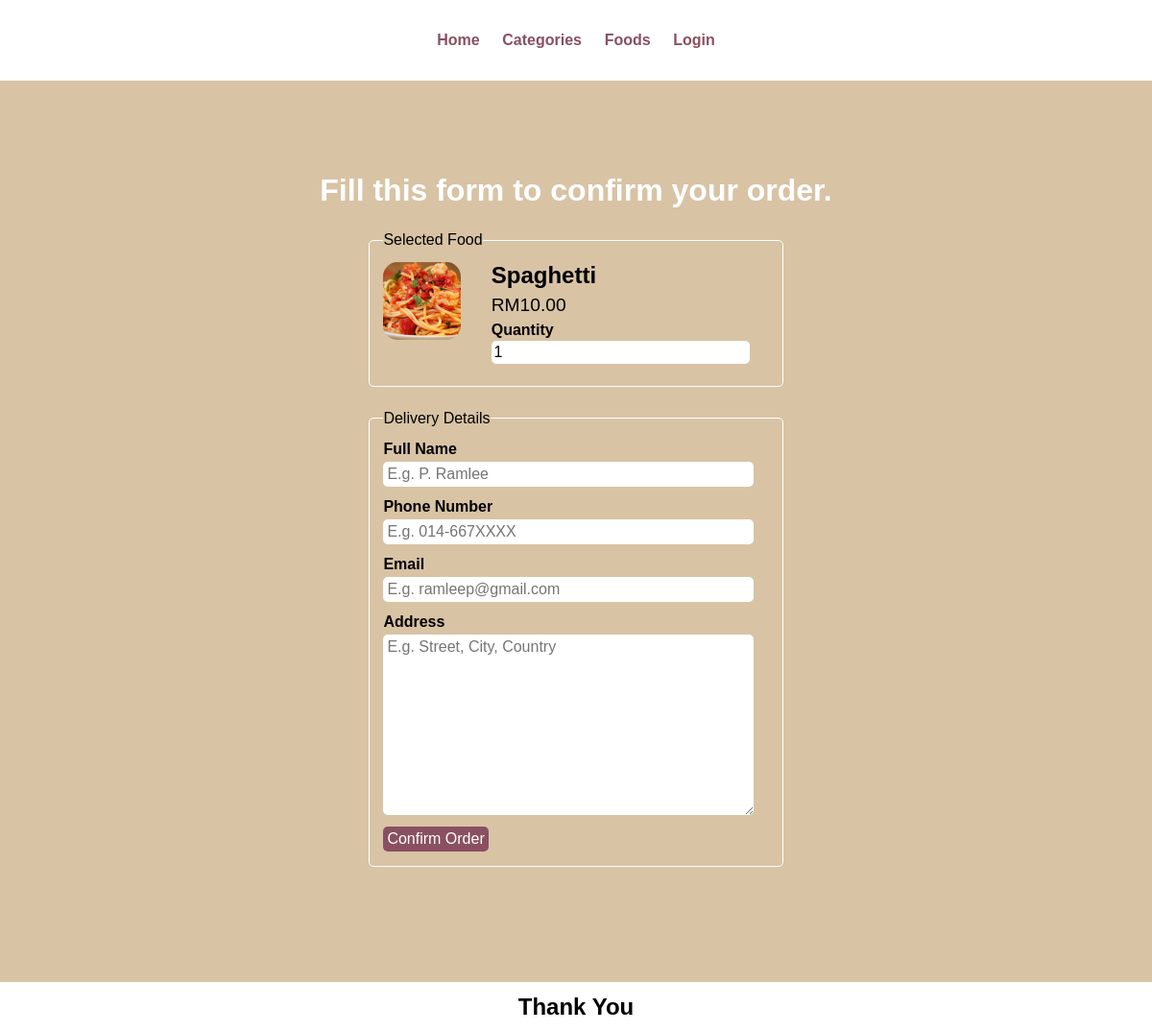
/order.php?food_id=3, run on the app's committed database.
### tables this page shows
CREATE TABLE `tbl_food` (
  `id` int(10) UNSIGNED NOT NULL,
  `title` varchar(100) NOT NULL,
  `description` text NOT NULL,
  `price` decimal(10,2) NOT NULL,
  `image_name` varchar(255) NOT NULL,
  `category_id` int(10) UNSIGNED NOT NULL,
  `featured` varchar(10) NOT NULL,
  `active` varchar(10) NOT NULL
);

### order.php (the view, shortened to what this page needs)
<?php include('partials-user/menu.php'); ?>
    <?php
        if(isset($_GET['food_id']))
        {
            $food_id = $_GET['food_id'];
            $sql = "SELECT * FROM tbl_food WHERE id=$food_id";
            $res=mysqli_query($conn, $sql);
            $count = mysqli_num_rows($res);
            if($count==1)
            {
                $row = mysqli_fetch_assoc($res);
                $title = $row['title'];
                $price = $row['price'];
                $image_name = $row['image_name'];
            }
            else
            {
                header("location:".SITEURL);
            }
        }
        else
        {
            header("location:".SITEURL);
        }
    ?>
    <section class="food-search">
        <div class="container">
            <h2 class="text-center text-white">Fill this form to confirm your order.</h2>
            <form action="" class="order" method="POST">
                <fieldset>
                    <legend>Selected Food</legend>
                    <div class="food-menu-img">
                        <?php
                            if($image_name=="")
                            {
                                echo "Image not available.";
                            }
                            else
                            {
                                ?>
                                <img src="<?php echo SITEURL;?>images/food/<?php echo $image_name; ?>" alt="Nasi Lemak" class="img-responsive img-curve">
                               <?php
                            }
                        ?>
                    </div>
                    <div class="food-menu-desc">
                        <h3><?php echo $title; ?></h3>
                        <p class="food-price">RM<?php echo $price; ?></p>
                        <div class="order-label">Quantity</div>
                        <input type="number" name="qty" class="input-responsive" value="1" required>
                    </div>
                </fieldset>
                <fieldset>
                    <legend>Delivery Details</legend>
                    <div class="order-label">Full Name</div>
                    <input type="text" name="full-name" placeholder="E.g. P. Ramlee" class="input-responsive" required>
                    <div class="order-label">Phone Number</div>
                    <input type="tel" name="contact" placeholder="E.g. 014-667XXXX" class="input-responsive" required>
                    <div class="order-label">Email</div>
                    <input type="email" name="email" placeholder="E.g. ramleep@gmail.com" class="input-responsive" required>
                    <div class="order-label">Address</div>
                    <textarea name="address" rows="10" placeholder="E.g. Street, City, Country" class="input-responsive" required></textarea>
                    <input type="submit" name="submit" value="Confirm Order" class="btn btn-primary">
                </fieldset>
            </form>
        </div>
    </section>
<?php include('partials-user/footer.php'); ?>

### css/style.css (style rules this page uses)
* { margin: 0 0; padding: 0 0; font-family: Arial, Helvetica, sans-serif; }
.container { width: 80%; margin: 0 auto; padding: 1%; }
.img-responsive { width: 100%; }
.img-curve { border-radius: 15px; }
.text-center { text-align: center; }
.text-white { color: white; }
.btn { padding: 1%; border: none; font-size: 1rem; border-radius: 5px; }
.btn-primary { background-color: #895061; color: white; cursor: pointer; }
h2 { color: #2f3542; font-size: 2rem; margin-bottom: 2%; }
h3 { font-size: 1.5rem; }
fieldset { border: 1px solid white; margin: 5%; padding: 3%; border-radius: 5px; }
.food-search { background-color: #d8c3a5; background-size: cover; background-repeat: no-repeat; background-position: center; padding: 7% 0; }
.food-menu-img { width: 20%; float: left; }
.food-menu-desc { width: 70%; float: left; margin-left: 8%; }
.food-price { font-size: 1.2rem; margin: 2% 0; }
.order { width: 50%; margin: 0 auto; }
.input-responsive { width: 96%; padding: 1%; margin-bottom: 3%; border: none; border-radius: 5px; font-size: 1rem; }
.order-label { margin-bottom: 1%; font-weight: bold; }

### data on the page
tbl_food: image_name (picture), title "Spaghetti", price "10.00"
